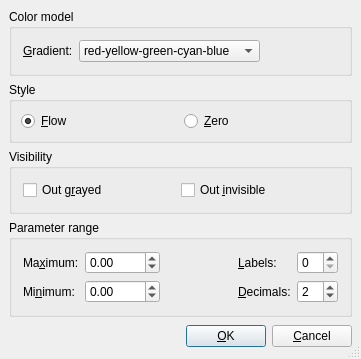
<ui version="4.0" >
 <author></author>
 <comment></comment>
 <exportmacro></exportmacro>
 <class>Gui::Dialog::DlgSettingsColorGradient</class>
 <widget class="QDialog" name="Gui::Dialog::DlgSettingsColorGradient" >
  <property name="geometry" >
   <rect>
    <x>0</x>
    <y>0</y>
    <width>361</width>
    <height>342</height>
   </rect>
  </property>
  <property name="windowTitle" >
   <string>Colorgradient settings</string>
  </property>
  <property name="sizeGripEnabled" >
   <bool>true</bool>
  </property>
  <property name="modal" >
   <bool>true</bool>
  </property>
  <layout class="QGridLayout" >
   <property name="margin" >
    <number>9</number>
   </property>
   <property name="spacing" >
    <number>6</number>
   </property>
   <item row="0" column="0" >
    <widget class="QGroupBox" name="groupBoxModel" >
     <property name="title" >
      <string>Color model</string>
     </property>
     <layout class="QHBoxLayout" >
      <property name="margin" >
       <number>11</number>
      </property>
      <property name="spacing" >
       <number>6</number>
      </property>
      <item>
       <layout class="QHBoxLayout" >
        <property name="margin" >
         <number>0</number>
        </property>
        <property name="spacing" >
         <number>6</number>
        </property>
        <item>
         <widget class="QLabel" name="textLabel5" >
          <property name="text" >
           <string>&amp;Gradient:</string>
          </property>
          <property name="buddy" >
           <cstring>comboBoxModel</cstring>
          </property>
         </widget>
        </item>
        <item>
         <widget class="QComboBox" name="comboBoxModel" >
          <item>
           <property name="text" >
            <string>red-yellow-green-cyan-blue</string>
           </property>
          </item>
          <item>
           <property name="text" >
            <string>blue-cyan-green-yellow-red</string>
           </property>
          </item>
          <item>
           <property name="text" >
            <string>white-black</string>
           </property>
          </item>
          <item>
           <property name="text" >
            <string>black-white</string>
           </property>
          </item>
         </widget>
        </item>
        <item>
         <spacer>
          <property name="orientation" >
           <enum>Qt::Horizontal</enum>
          </property>
          <property name="sizeType" >
           <enum>QSizePolicy::Expanding</enum>
          </property>
          <property name="sizeHint" >
           <size>
            <width>100</width>
            <height>20</height>
           </size>
          </property>
         </spacer>
        </item>
       </layout>
      </item>
     </layout>
    </widget>
   </item>
   <item row="2" column="0" >
    <widget class="QGroupBox" name="groupBoxVisible" >
     <property name="title" >
      <string>Visibility</string>
     </property>
     <layout class="QHBoxLayout" >
      <property name="margin" >
       <number>11</number>
      </property>
      <property name="spacing" >
       <number>0</number>
      </property>
      <item>
       <widget class="QCheckBox" name="checkBoxGrayed" >
        <property name="text" >
         <string>Out g&amp;rayed</string>
        </property>
        <property name="shortcut" >
         <string>Alt+R</string>
        </property>
       </widget>
      </item>
      <item>
       <widget class="QCheckBox" name="checkBoxInvisible" >
        <property name="text" >
         <string>Out &amp;invisible</string>
        </property>
        <property name="shortcut" >
         <string>Alt+I</string>
        </property>
       </widget>
      </item>
     </layout>
    </widget>
   </item>
   <item row="1" column="0" >
    <widget class="QGroupBox" name="buttonGroupStyle" >
     <property name="title" >
      <string>Style</string>
     </property>
     <layout class="QGridLayout" >
      <property name="margin" >
       <number>9</number>
      </property>
      <property name="spacing" >
       <number>6</number>
      </property>
      <item row="0" column="1" >
       <widget class="QRadioButton" name="radioButtonZero" >
        <property name="text" >
         <string>&amp;Zero</string>
        </property>
        <property name="shortcut" >
         <string>Alt+Z</string>
        </property>
       </widget>
      </item>
      <item row="0" column="0" >
       <widget class="QRadioButton" name="radioButtonFlow" >
        <property name="text" >
         <string>&amp;Flow</string>
        </property>
        <property name="shortcut" >
         <string>Alt+F</string>
        </property>
        <property name="checked" >
         <bool>true</bool>
        </property>
       </widget>
      </item>
     </layout>
    </widget>
   </item>
   <item row="4" column="0" >
    <layout class="QHBoxLayout" >
     <property name="margin" >
      <number>0</number>
     </property>
     <property name="spacing" >
      <number>6</number>
     </property>
     <item>
      <spacer>
       <property name="orientation" >
        <enum>Qt::Horizontal</enum>
       </property>
       <property name="sizeType" >
        <enum>QSizePolicy::Expanding</enum>
       </property>
       <property name="sizeHint" >
        <size>
         <width>41</width>
         <height>27</height>
        </size>
       </property>
      </spacer>
     </item>
     <item>
      <widget class="QPushButton" name="buttonOk" >
       <property name="text" >
        <string>&amp;OK</string>
       </property>
       <property name="shortcut" >
        <string/>
       </property>
       <property name="autoDefault" >
        <bool>true</bool>
       </property>
       <property name="default" >
        <bool>true</bool>
       </property>
      </widget>
     </item>
     <item>
      <widget class="QPushButton" name="buttonCancel" >
       <property name="text" >
        <string>&amp;Cancel</string>
       </property>
       <property name="shortcut" >
        <string/>
       </property>
       <property name="autoDefault" >
        <bool>true</bool>
       </property>
      </widget>
     </item>
    </layout>
   </item>
   <item row="3" column="0" >
    <widget class="QGroupBox" name="groupBoxRange" >
     <property name="title" >
      <string>Parameter range</string>
     </property>
     <layout class="QGridLayout" >
      <property name="margin" >
       <number>11</number>
      </property>
      <property name="spacing" >
       <number>6</number>
      </property>
      <item row="0" column="1" >
       <spacer>
        <property name="orientation" >
         <enum>Qt::Horizontal</enum>
        </property>
        <property name="sizeType" >
         <enum>QSizePolicy::Expanding</enum>
        </property>
        <property name="sizeHint" >
         <size>
          <width>35</width>
          <height>20</height>
         </size>
        </property>
       </spacer>
      </item>
      <item row="0" column="0" >
       <layout class="QGridLayout" >
        <property name="margin" >
         <number>0</number>
        </property>
        <property name="spacing" >
         <number>6</number>
        </property>
        <item row="0" column="1" >
         <widget class="QDoubleSpinBox" name="floatSpinBoxMax" >
          <property name="maximum" >
           <double>1000</double>
          </property>
          <property name="minimum" >
           <double>-1000</double>
          </property>
          <property name="singleStep" >
           <double>0.01</double>
          </property>
         </widget>
        </item>
        <item row="1" column="1" >
         <widget class="QDoubleSpinBox" name="floatSpinBoxMin" >
          <property name="maximum" >
           <double>1000</double>
          </property>
          <property name="minimum" >
           <double>-1000</double>
          </property>
          <property name="singleStep" >
           <double>0.01</double>
          </property>
         </widget>
        </item>
        <item row="1" column="0" >
         <widget class="QLabel" name="textLabelMin" >
          <property name="text" >
           <string>Mi&amp;nimum:</string>
          </property>
          <property name="buddy" >
           <cstring>floatSpinBoxMin</cstring>
          </property>
         </widget>
        </item>
        <item row="0" column="0" >
         <widget class="QLabel" name="textLabelMax" >
          <property name="text" >
           <string>Ma&amp;ximum:</string>
          </property>
          <property name="buddy" >
           <cstring>floatSpinBoxMax</cstring>
          </property>
         </widget>
        </item>
       </layout>
      </item>
      <item row="0" column="2" >
       <layout class="QGridLayout" >
        <property name="margin" >
         <number>0</number>
        </property>
        <property name="spacing" >
         <number>6</number>
        </property>
        <item row="0" column="1" >
         <widget class="QSpinBox" name="spinBoxLabel" />
        </item>
        <item row="1" column="1" >
         <widget class="QSpinBox" name="spinBoxDecimals" >
          <property name="maximum" >
           <number>6</number>
          </property>
          <property name="value" >
           <number>2</number>
          </property>
         </widget>
        </item>
        <item row="0" column="0" >
         <widget class="QLabel" name="textLabel1" >
          <property name="text" >
           <string>&amp;Labels:</string>
          </property>
          <property name="buddy" >
           <cstring>spinBoxLabel</cstring>
          </property>
         </widget>
        </item>
        <item row="1" column="0" >
         <widget class="QLabel" name="textLabel1_2" >
          <property name="text" >
           <string>&amp;Decimals:</string>
          </property>
          <property name="buddy" >
           <cstring>spinBoxDecimals</cstring>
          </property>
         </widget>
        </item>
       </layout>
      </item>
     </layout>
    </widget>
   </item>
  </layout>
 </widget>
 <layoutdefault spacing="6" margin="11" />
 <pixmapfunction>qPixmapFromMimeSource</pixmapfunction>
 <tabstops>
  <tabstop>comboBoxModel</tabstop>
  <tabstop>radioButtonFlow</tabstop>
  <tabstop>checkBoxGrayed</tabstop>
  <tabstop>checkBoxInvisible</tabstop>
  <tabstop>floatSpinBoxMax</tabstop>
  <tabstop>floatSpinBoxMin</tabstop>
  <tabstop>spinBoxLabel</tabstop>
  <tabstop>buttonOk</tabstop>
  <tabstop>buttonCancel</tabstop>
 </tabstops>
 <resources/>
 <connections>
  <connection>
   <sender>buttonOk</sender>
   <signal>clicked()</signal>
   <receiver>Gui::Dialog::DlgSettingsColorGradient</receiver>
   <slot>accept()</slot>
   <hints>
    <hint type="sourcelabel" >
     <x>20</x>
     <y>20</y>
    </hint>
    <hint type="destinationlabel" >
     <x>20</x>
     <y>20</y>
    </hint>
   </hints>
  </connection>
  <connection>
   <sender>buttonCancel</sender>
   <signal>clicked()</signal>
   <receiver>Gui::Dialog::DlgSettingsColorGradient</receiver>
   <slot>reject()</slot>
   <hints>
    <hint type="sourcelabel" >
     <x>20</x>
     <y>20</y>
    </hint>
    <hint type="destinationlabel" >
     <x>20</x>
     <y>20</y>
    </hint>
   </hints>
  </connection>
 </connections>
</ui>
